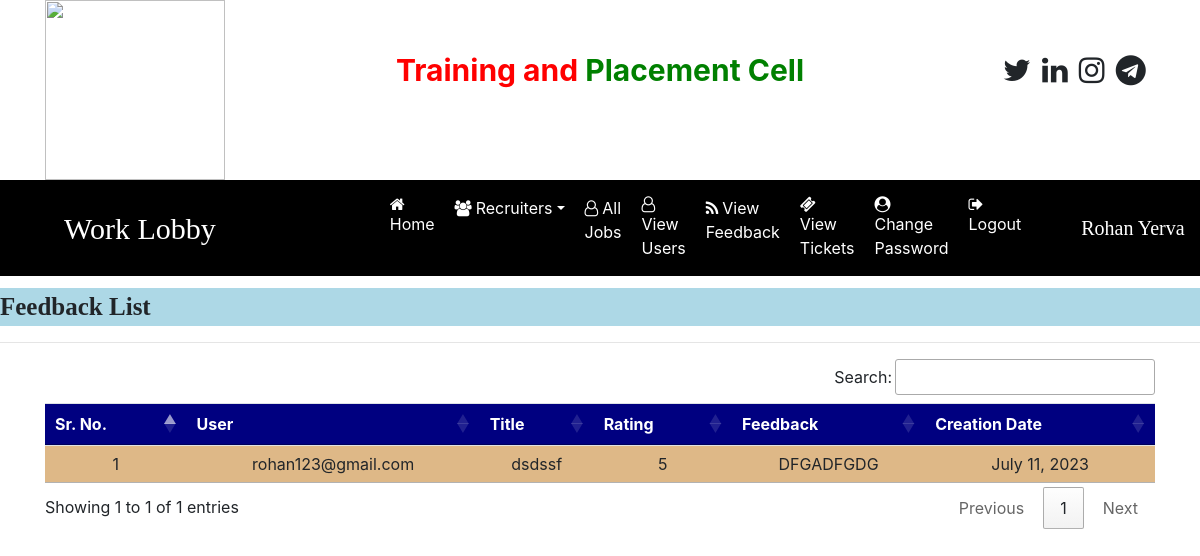
The page /feedback_list (signed in) on the database its author committed.
### job/models.py (models this page shows, shortened)
class Feedback(models.Model):
    user = models.ForeignKey(User, on_delete=models.CASCADE)
    title = models.CharField(max_length=100)
    rating = models.IntegerField()
    feedback = models.TextField()
    created_at = models.DateField()

### job/views.py (the view)
# urls.py: path('feedback_list', feedback_list, name="feedback_list"),
def feedback_list(request):
    if not request.user.is_authenticated:
        return redirect('admin_login')
    data = Feedback.objects.all()
    d = {'data': data}
    return render(request,'feedback_list.html',d)

### job/templates/feedback_list.html (shortened to what this page needs)
{% load static %}
{% block body %}
{% include 'admin_navigation.html'%}
<marquee style="font-family: 'Monotype Corsiva'; font-size:25px; color:darkcolor; background-color:lightblue; font-weight:bold; margin-top:1%">
    Feedback List
</marquee>
<hr>
<div class="container">
<table class="table table-hover" id="example">
    <thead>
    <tr style="background-color: #000080; color:white">
        <th>Sr. No.</th>
        <th>User</th>
        <th>Title</th>
        <th>Rating</th>
        <th>Feedback</th>
        <th>Creation Date</th>
    </tr>
    </thead>
    <tbody>
    {% for i in data %}
    <tr style="background-color: #DEB887 ">
        <td>{{forloop.counter}}</td>
        <td>{{i.user.username}}</td>
        <td>{{i.title}}</td>
        <td>{{i.rating}}</td>
        <td>{{i.feedback}}</td>
        <td>{{i.created_at}}</td>
    </tr>
    {% endfor %}
    </tbody>
</table>
</div>
{% endblock body%}

### job/templates/admin_navigation.html (shortened to what this page needs)
<html>
<head>
{% load static %}
  <link rel="stylesheet" href="https://cdn.jsdelivr.net/npm/bootstrap@4.6.2/dist/css/bootstrap.min.css">
<link rel="stylesheet" href="https://cdnjs.cloudflare.com/ajax/libs/font-awesome/4.7.0/css/font-awesome.min.css">
    <link rel = "stylesheet" href = "https://cdn.datatables.net/1.13.4/css/jquery.dataTables.min.css">
    <link rel = "stylesheet" href = "https://cdn.datatables.net/buttons/2.3.6/css/buttons.dataTables.min.css">
</head>
<body>
<div class="container">
    <div class="row">
        <div class="col-sm-3">
            <img src="{% static 'images/job1.jpg' %}" style="width:180px;height=150px">
        </div>
        <div class="col-sm-6 mt-5 text-center">
            <span style="font-weight:bold; font-size:30px">
                <span style="color:red">Training and</span>
                <span style="color:green">Placement Cell</span>
            </span>
        </div>
         <div class="col-sm-3 mt-5" style="padding-left:10%">
            <span style="font-weight:bold; font-size:30px">
               <span><i class="fa fa-twitter pl-1"></i></span>
                <span><i class="fa fa-linkedin pl-1"></i></span>
                <span><i class="fa fa-instagram pl-1"></i></span>
                <span><i class="fa fa-telegram pl-1"></i></span>
            </span>
        </div>
    </div>
</div>
<nav class="navbar navbar-expand-sm" style="background-color: black">
    <a class="navbar-brand text-white pl-5 font-weight:bold" style="font-family:'Monotype Corsiva';font-size:30px">Work Lobby</a>
<ul class="navbar-nav">
    <li class="nav-item">
        <a class="nav-link" href="{% url 'admin_home' %}" style="margin-left:150px"><i class="fa fa-home mr-1"></i>Home</a>
    </li>
    <li class="nav-item dropdown">
        <a class="nav-link dropdown-toggle" href="#" data-toggle="dropdown"><i class="fa fa-users mr-1"></i>Recruiters</a>
    </li>
     <li class="nav-item">
        <a class="nav-link" href="{% url 'admin_job' %}" ><i class="fa fa-user-o mr-1"></i>All Jobs</a>
    </li>
     <li class="nav-item">
        <a class="nav-link" href="{% url 'view_users' %}" ><i class="fa fa-user-o mr-1"></i>View Users</a>
    </li>
    <li class="nav-item">
        <a class="nav-link" href="{% url 'feedback_list' %}" ><i class="fa fa-rss mr-1"></i>View Feedback</a>
    </li>
    <li class="nav-item">
        <a class="nav-link" href="{% url 'ticket_list' %}" ><i class="fa fa-ticket mr-1"></i>View Tickets</a>
    </li>
    <li class="nav-item">
        <a class="nav-link" href="{% url 'change_passwordadmin' %}" ><i class="fa fa-user-circle mr-1"></i>Change Password</a>
    </li>
    <li class="nav-item">
        <a class="nav-link" href="{% url 'Logout' %}" ><i class="fa fa-sign-out mr-1"></i>Logout</a>
    </li>
</ul>
        <a class="navbar-brand text-white pl-5 font-weight:bold" style="font-family:'Monotype Corsiva';font-size:20px">{{request.user.first_name}} {{request.user.last_name}}</a>
</nav>
</body>
</html>

### job/templates/admin_navigation.html (style rules this page uses)
.nav-link { color:white !important; margin-right:4px; }

### job/templates/feedback_list.html (style rules this page uses)
tr { text-align: center; }

### rows shown on the page
Feedback: user.username "rohan123@gmail.com", title "dsdssf", rating "5", feedback "DFGADFGDG", created_at "July 11, 2023"

### other values the page prints
{{ request.user.first_name }} "Rohan"
{{ request.user.last_name }} "Yerva"
